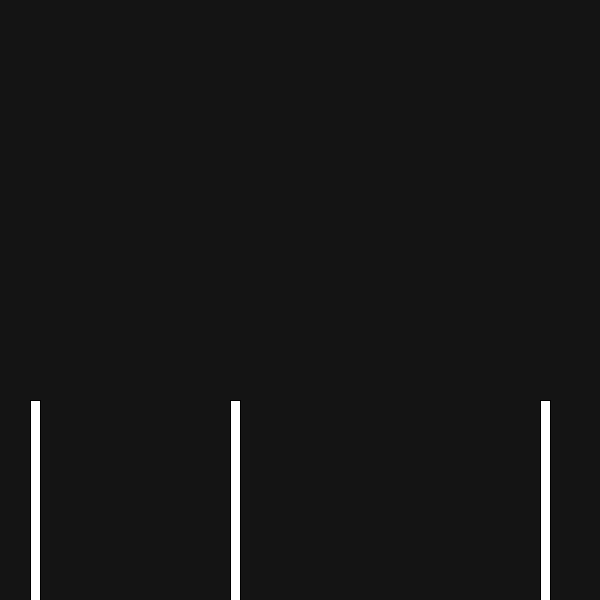
Frame 1 (no input)
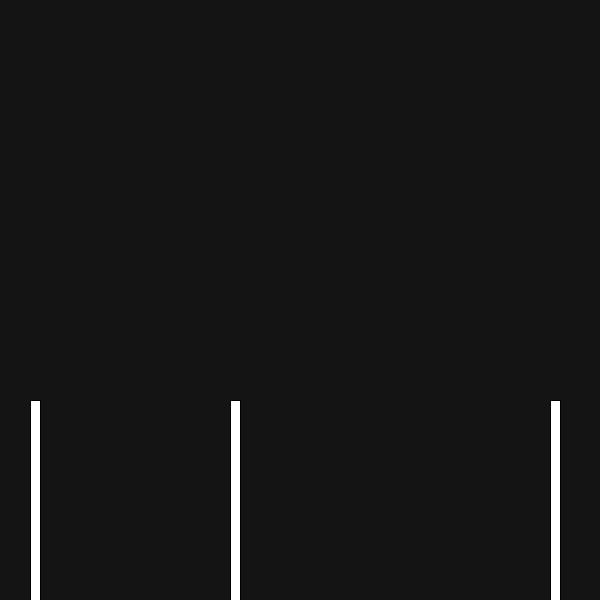
Frame 60 (the mouse pressed at the canvas centre just before this capture)
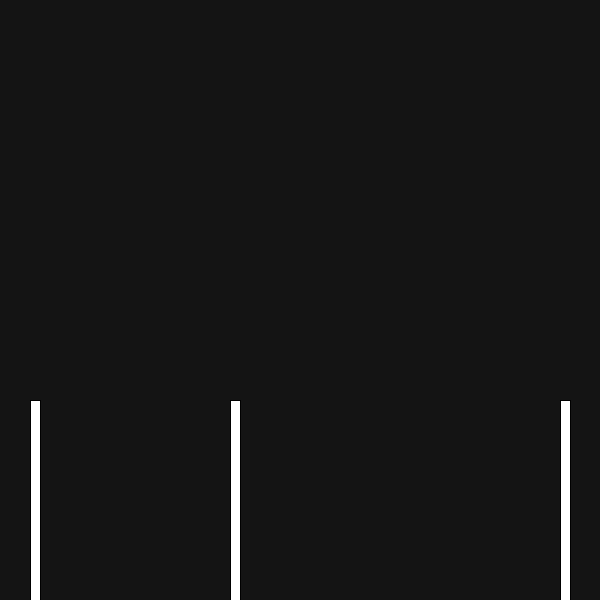
Frame 120 (the mouse held since frame 60 and released just before this capture)

The Processing sketch that drew these frames (run headless with seeded random() and noise(); from frame 60 on, the mouse is pressed at the canvas centre):

// Processing sketch: Question9
// ── Question9.pde
void setup() {
  size(600, 600);
}


//void draw() {
//  background(204);
//  int s = second();  // Values from 0 - 59
//  int m = minute();  // Values from 0 - 59
//  int h = hour();    // Values from 0 - 23
//  line(s, 0, s, 33);
//  line(m, 33, m, 66);
//  line(h, 66, h, 100);
//}
void draw() {
  background(20);
  
    int s = second();  // Values from 0 - 59
  int m = minute();  // Values from 0 - 59
  int h = hour();    // Values from 0 - 23
  
  fill(255);
  
  float hourPos = map(hour(), 0, 60, 0, width);
  rect(hourPos,400, width/60, 600);
  
  float minutePos = map(minute(), 0, 60, 0, width);
  rect(minutePos, 400, width/60, 600);
  
  float secondPos = map(second(), 0, 60, 0, width);
  rect(secondPos, 400, width/60, 600);
}
